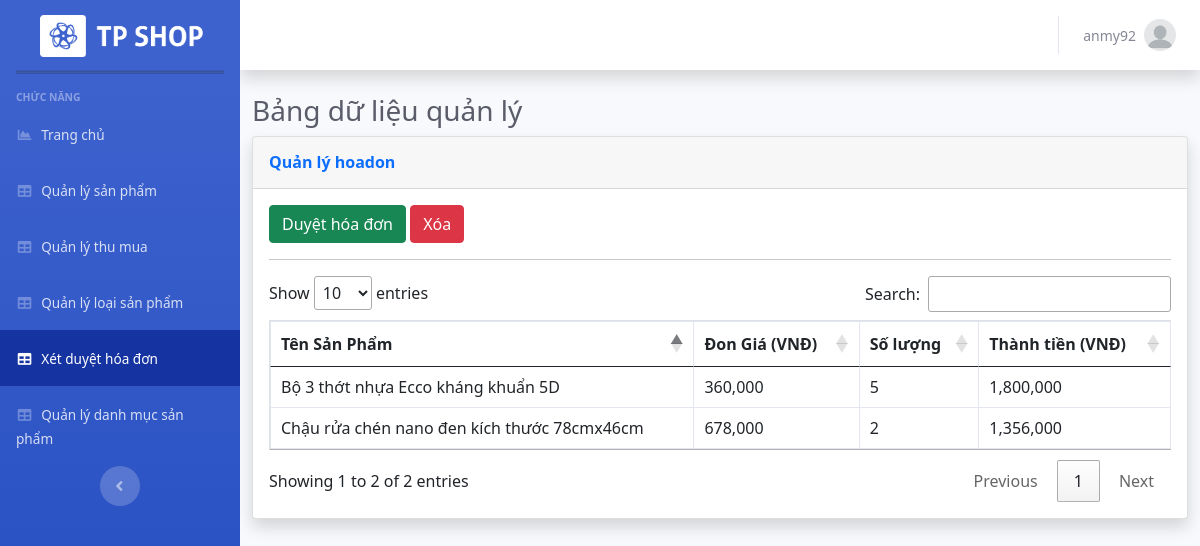
/Admin/index.php?mod=hoadon&act=chitiet&id=94 (signed in), run on the app's committed database.
### tables this page shows
CREATE TABLE `chitiethoadon` (
  `MaHD` int(11) NOT NULL,
  `MaSP` int(11) NOT NULL,
  `SoLuong` int(11) NOT NULL,
  `DonGia` float NOT NULL
);

CREATE TABLE `sanpham` (
  `MaSP` int(11) NOT NULL,
  `MaLSP` int(11) NOT NULL,
  `MaDM` int(11) NOT NULL,
  `TenSP` varchar(255) NOT NULL,
  `DonGia` int(11) NOT NULL,
  `SoLuong` int(10) UNSIGNED NOT NULL DEFAULT 1,
  `HinhAnh1` varchar(200) NOT NULL,
  `HinhAnh2` varchar(255) DEFAULT NULL,
  `HinhAnh3` varchar(255) DEFAULT NULL,
  `Hang` varchar(50) DEFAULT NULL,
  `KichThuoc` varchar(50) DEFAULT NULL,
  `TrongLuong` varchar(50) DEFAULT NULL,
  `ChatLieu` varchar(50) DEFAULT NULL,
  `TrangThai` int(11) NOT NULL,
  `MoTa` text NOT NULL,
  `ThoiGian` datetime DEFAULT NULL
);

### Admin/MVC/controllers/HoadonController.php (called while the page is built, shortened)
<?php
require_once("MVC/models/hoadon.php");
class HoaDonController
{
    var $hoadon_model;
    public function __construct()
    {
        $this->hoadon_model = new Hoadon();
    }
    function chitiet()
    {
        $id = isset($_GET['id']) ? $_GET['id'] : 1;
        $data = $this->hoadon_model->chitiethoadon($id);
        require_once("MVC/Views/Admin/index.php");
    }
}

### Admin/MVC/Models/connection.php (called while the page is built, shortened)
<?php
    class Connection{
        function __construct()
        {
            $severname ="localhost";
            $username ="root";
            $password ="";
            $db_name ="webthumua";
            $this->conn = new mysqli($severname,$username,$password,$db_name);
        }
    }
?>

### Admin/MVC/Models/model.php (called while the page is built, shortened)
<?php
require_once("connection.php");
class Model
{
    function __construct()
    {
        $conn_obj = new Connection();
        $this->conn = $conn_obj->conn;
    }
}

### Admin/MVC/Models/hoadon.php (called while the page is built, shortened)
<?php
require_once("model.php");
class Hoadon extends Model
{
    function chitiethoadon($id){
        $query = "select ct.*,s.TenSP as Ten from chitiethoadon as ct, sanpham as s where ct.MaSP = s.MaSP and ct.MaHD = $id ";
        require("result.php");
        return $data;
    }
}

### Admin/MVC/Models/result.php (called while the page is built)
<?php
$result = $this->conn->query($query);
$data = array();
while ($row = $result->fetch_assoc()) {
    $data[] = $row;
}
?>

### Admin/MVC/Views/hoadon/detail.php (the view, shortened to what this page needs)
<?php if(isset($data) and $data != null){
?>
<a href="?mod=hoadon&act=xetduyet&id=<?= $data['0']['MaHD'] ?>" class="btn btn-success">Duyệt hóa đơn</a>
<a href="?mod=hoadon&act=delete&id=<?= $data['0']['MaHD'] ?>" onclick="return confirm('Bạn có thật sự muốn xóa ?');" type="button" class="btn btn-danger">Xóa</a>
<?php } ?>
<hr>
<table class="table table-bordered" id="dataTable" width="100%" cellspacing="0">
   <thead>
       <tr>
           <th scope="col">Tên Sản Phẩm</th>
           <th scope="col">Đon Giá (VNĐ)</th>
           <th scope="col">Số lượng</th>
           <th scope="col">Thành tiền (VNĐ)</th>
       </tr>
   </thead>
   <tbody>
       <?php foreach ($data as $row) { ?>
           <tr>
               <td><?= $row['Ten'] ?></td>
               <td><?= number_format($row['DonGia']) ?></td>
               <td><?= $row['SoLuong'] ?></td>
               <td><?= number_format($row['DonGia'] * $row['SoLuong']) ?></td>
           </tr>
       <?php } ?>
</table>

### data on the page
chitiethoadon: MaSP.TenSP "Chậu rửa chén nano đen kích thước 78cmx46cm", DonGia "678,000", SoLuong "2", $row['DonGia'] * $row['SoLuong'] "1,356,000"
chitiethoadon: MaSP.TenSP "Bộ 3 thớt nhựa Ecco kháng khuẩn 5D", DonGia "360,000", SoLuong "5", $row['DonGia'] * $row['SoLuong'] "1,800,000"

### other printed values
$_SESSION['login']['TaiKhoan'] "anmy92"
$mod "hoadon"
